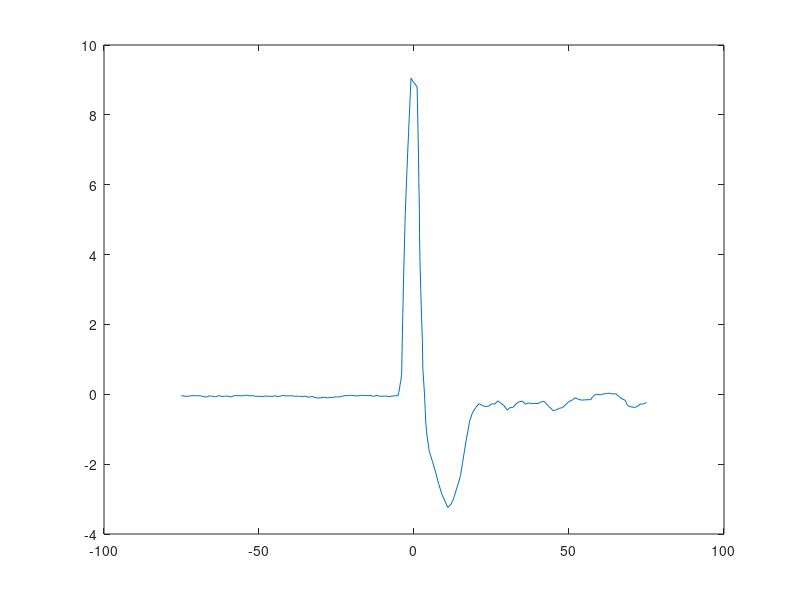

MATLAB code for this plot: (Note: this script raises an error after producing the figure.)
function Eack_data
% clc
% fg = gcf;
% hold all
% 
% 
% yes = 1;
% 
% while yes
%     try
%         [X,Y] = ginput(1);
%         plot(X,Y,'r.');
%         fprintf('%0.1f\t%0.1f\n',X,Y)
%     catch
%         yes = 0;
%     end
% end
% 
% return

%% FarFiled

% axis data (for scalling)
xv1 = [1446 0];
xv2 = [2015.5  50];
yv1 = [1497.5 0];
yv2 = [189 10];


farField = [
    591.4	1501.7
600.1	1504.6
608.4	1504.6
617.1	1505.1
625.4	1503.2
633.6	1502.7
641.9	1502.7
650.6	1502.7
659.8	1503.2
670.0	1505.1
680.2	1508.0
688.0	1505.6
693.8	1503.2
701.1	1504.6
708.4	1505.1
716.6	1507.1
723.4	1505.1
728.3	1501.7
738.5	1506.1
749.6	1504.6
761.3	1504.6
774.4	1507.5
784.6	1502.7
796.2	1502.7
807.4	1502.7
819.5	1503.2
830.7	1500.7
840.4	1503.2
854.0	1502.7
861.8	1505.1
872.4	1505.1
883.1	1505.1
891.4	1506.1
899.6	1503.7
907.9	1505.1
919.0	1505.1
927.3	1505.6
934.6	1502.7
943.3	1506.1
953.5	1504.6
960.8	1503.2
969.0	1501.2
976.3	1503.7
985.0	1503.2
995.2	1503.2
1002.0	1503.7
1011.3	1505.1
1020.5	1504.6
1026.3	1504.6
1036.2	1506.8
1045.9	1504.1
1059.0	1508.8
1069.8	1505.7
1081.8	1508.8
1092.2	1511.9
1103.1	1510.3
1116.6	1508.4
1127.4	1511.5
1136.3	1508.8
1145.2	1509.5
1151.4	1508.4
1160.6	1506.8
1168.7	1507.6
1176.1	1506.8
1184.2	1504.5
1193.1	1502.2
1202.7	1503.0
1210.1	1501.8
1218.2	1501.4
1228.2	1503.0
1237.9	1503.7
1247.6	1502.2
1253.0	1501.0
1260.7	1502.6
1270.4	1501.8
1279.6	1502.2
1287.7	1501.8
1297.0	1505.3
1303.6	1503.7
1309.4	1501.0
1318.7	1504.9
1327.9	1504.9
1336.8	1504.5
1344.5	1504.5
1354.2	1506.1
1363.9	1504.5
1375.8	1503.0
1386.7	1503.0
1390.1	1491.0
1392.5	1477.8
1395.2	1459.3
1397.9	1443.5
1400.6	1423.4
1402.8	1300.0
1408.0	1047.1
1413.9	821.0
1419.6	669.0
1426.0	517.4
1432.4	371.5
1435.0	312.7
1443.9	328.7
1449.7	335.1
1457.3	346.0
1458.6	400.3
1460.5	500.1
1462.5	599.3
1463.7	699.7
1465.7	800.8
1466.3	899.9
1467.9	1000.3
1470.7	1100.1
1473.5	1200.0
1477.0	1300.6
1478.4	1399.8
1484.7	1500.3
1487.0	1550.7
1489.0	1600.4
1493.5	1649.5
1502.1	1711.6
1514.1	1750.2
1526.1	1792.3
1537.2	1834.9
1549.2	1874.0
1570.2	1921.6
1582.3	1908.6
1591.3	1889.0
1598.8	1863.5
1608.8	1830.9
1616.8	1801.8
1623.9	1757.7
1631.4	1709.6
1638.4	1665.5
1645.4	1627.9
1650.4	1597.8
1661.5	1564.8
1673.0	1546.7
1685.0	1532.7
1698.5	1540.2
1706.1	1542.7
1719.6	1542.7
1729.6	1533.7
1743.1	1533.7
1754.2	1522.2
1766.2	1531.7
1776.2	1539.7
1788.3	1556.2
1798.3	1547.7
1808.8	1547.2
1820.8	1533.2
1832.3	1525.5
1843.9	1522.9
1855.5	1534.5
1866.6	1529.7
1877.2	1532.4
1888.8	1531.3
1902.0	1532.4
1910.5	1526.6
1923.7	1523.9
1933.2	1533.4
1940.0	1542.4
1947.4	1548.8
1957.0	1558.8
1969.6	1555.1
1980.7	1549.8
1991.8	1547.2
2002.4	1537.1
2014.5	1525.0
2026.2	1520.2
2037.8	1510.7
2048.9	1515.5
2060.5	1519.2
2073.2	1518.6
2085.9	1517.6
2095.9	1517.6
2102.3	1506.5
2108.6	1500.7
2117.6	1497.5
2130.3	1499.6
2139.8	1497.0
2153.0	1494.3
2164.6	1493.3
2175.2	1496.5
2186.8	1494.9
2201.1	1507.0
2210.1	1514.4
2221.2	1519.7
2226.4	1530.3
2231.2	1539.8
2243.3	1544.5
2254.4	1546.6
2267.7	1543.5
2275.6	1534.5
2289.3	1533.4
2299.9	1527.6

];

% scale
farField(:,1) = (xv2(2) - xv1(2))/(xv2(1) - xv1(1))*(farField(:,1) - xv1(1));
farField(:,2) = (yv2(2) - yv1(2))/(yv2(1) - yv1(1))*(farField(:,2) - yv1(1));

figure
plot(farField(:,1),farField(:,2))
data1.t = farField(:,1);
data1.y = farField(:,2);

save('C:\Users\sumedhe\Desktop\CEack-far-field.mat','-Struct','data1')


%% NearField
% axis data (for scalling)
xv1 = [1299.5 0];
xv2 = [1869  50];
yv1 = [473.5 0];
yv2 = [1829.5 -80];

nearField =  [ ...
    447.4	462.1
473.3	462.1
500.1	463.9
522.4	464.7
542.1	465.6
558.2	463.9
572.5	465.6
592.1	463.9
610.0	464.7
628.8	465.6
646.6	464.7
667.2	463.0
684.2	464.7
702.9	463.9
723.5	464.7
729.7	463.0
745.8	463.9
766.4	464.7
776.2	464.7
785.1	465.6
797.7	463.0
810.2	464.7
820.9	462.1
831.6	465.6
843.2	462.1
856.6	463.0
868.3	463.0
875.4	467.4
887.0	462.1
900.4	464.7
912.9	464.7
927.2	464.7
936.2	463.9
950.5	464.7
963.0	464.7
979.1	463.9
994.3	463.9
1009.5	463.9
1024.6	463.9
1036.3	463.0
1047.0	462.1
1058.6	465.6
1070.2	463.0
1083.6	463.9
1097.9	463.9
1114.0	464.7
1128.3	464.7
1148.9	464.7
1162.3	463.9
1178.3	463.0
1193.5	463.0
1211.4	463.9
1228.4	463.9
1243.6	463.9
1261.5	463.9
1276.7	463.0
1284.7	454.9
1289.2	450.4
1299.9	442.4
1300.4	481.0
1305.5	549.6
1304.7	589.1
1309.8	637.9
1310.7	700.5
1313.2	752.8
1315.0	800.0
1317.5	851.4
1319.2	899.5
1321.8	944.9
1321.8	1001.5
1323.5	1050.4
1326.1	1098.4
1327.8	1148.1
1329.5	1196.1
1331.2	1232.1
1333.4	1279.2
1335.7	1341.8
1336.5	1395.4
1338.0	1436.8
1340.2	1492.6
1341.0	1541.6
1343.2	1595.2
1344.7	1617.8
1347.0	1657.8
1350.8	1692.5
1353.8	1725.6
1358.3	1758.1
1360.6	1791.2
1364.4	1825.2
1366.6	1848.6
1377.9	1858.4
1382.4	1836.5
1385.5	1809.3
1390.7	1777.7
1398.3	1746.8
1404.3	1731.7
1405.8	1695.5
1412.6	1657.0
1420.2	1615.5
1429.2	1579.4
1436.0	1546.2
1444.3	1520.5
1455.6	1496.4
1468.4	1470.0
1476.0	1442.9
1485.0	1415.7
1490.3	1387.8
1491.8	1362.2
1501.6	1348.6
1508.4	1330.5
1515.9	1308.6
1537.8	1329.0
1547.6	1310.9
1555.9	1292.1
1564.9	1279.2
1571.7	1258.9
1573.2	1249.8
1585.3	1248.3
1589.1	1228.0
1594.3	1208.4
1598.9	1188.7
1601.6	1171.5
1606.6	1153.1
1608.5	1133.5
1612.3	1117.6
1617.4	1094.2
1628.8	1087.9
1635.1	1113.8
1640.8	1151.8
1649.7	1169.6
1664.3	1177.2
1673.1	1190.5
1685.8	1198.7
1697.2	1219.6
1709.3	1205.1
1714.3	1186.1
1721.9	1169.6
1732.7	1148.7
1742.8	1172.1
1749.2	1196.8
1754.9	1220.3
1757.4	1243.1
1763.7	1267.1
1765.6	1287.4
1772.0	1305.2
1777.1	1319.7
1788.5	1313.4
1792.9	1292.5
1798.0	1265.9
1803.0	1246.2
1808.1	1226.6
1815.1	1207.6
1822.7	1181.6
1835.3	1180.4
1844.8	1171.5
1858.8	1167.7
1868.3	1167.0
1879.7	1159.4
1891.7	1155.6
1901.9	1160.7
1914.5	1156.9
1924.7	1154.4
1935.4	1145.5
1946.2	1146.8
1960.8	1147.4
1971.6	1156.3
1983.6	1163.2
1991.8	1175.9
1998.2	1191.1
2004.5	1210.1
2009.6	1222.2
2015.3	1239.9
2026.7	1251.9
2040.0	1253.2
2043.8	1239.9
2050.7	1223.4
2055.8	1203.2
2059.6	1186.7
2064.7	1167.7
2069.8	1148.0
2073.6	1132.2
2083.7	1117.0
2097.0	1132.8
2098.9	1148.7
2106.5	1166.4
2109.0	1182.9
2113.5	1199.4
2119.2	1212.0
2124.9	1227.2
2129.9	1241.8
2142.6	1239.9
2146.4	1231.7
2152.1	1221.5
];

% scale
nearField(:,1) = (xv2(2) - xv1(2))/(xv2(1) - xv1(1))*(nearField(:,1) - xv1(1));
nearField(:,2) = (yv2(2) - yv1(2))/(yv2(1) - yv1(1))*(nearField(:,2) - yv1(1));

figure
plot(nearField(:,1),nearField(:,2))
clear data1
data1.t = nearField(:,1);
data1.y = nearField(:,2);

save('C:\Users\sumedhe\Desktop\CEack-near-field.mat','-Struct','data1')


%% Smith et al. 2004 altitude data

data = [156.2	894.3
156.2	850.0
157.1	829.8
162.0	805.7
186.1	762.3
177.4	740.1
186.1	717.9
192.8	696.7
192.8	675.5
226.6	652.4
245.8	631.2
323.9	610.0
378.9	587.8
467.6	565.6
657.5	544.4
761.6	522.2
830.0	500.1
850.3	477.9
933.2	456.7
1025.7	435.5
1109.6	412.3
1233.9	390.2
1533.7	369.0
1613.8	345.8
1488.4	323.7
1176.1	303.4
970.8	281.2
684.5	260.0
473.3	237.9
343.2	215.7
289.2	193.5
223.7	172.3
207.3	150.1
188.0	128.0
191.9	105.8
170.6	84.6
169.7	62.4
166.8	40.2
162.0	19.0];

% axis data (for scalling)
xv1 = [155 0];
xv2 = [1491  1500];
yv1 = [916 0];
yv2 = [40 20];

% scale
x = (xv2(2) - xv1(2))/(xv2(1) - xv1(1))*(data(:,1) - xv1(1));
y = (yv2(2) - yv1(2))/(yv2(1) - yv1(1))*(data(:,2) - yv1(1));


figure
plot(x,y)
